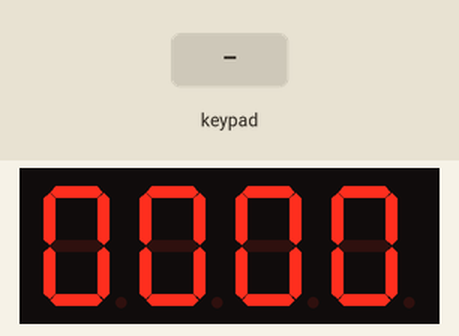
The sketch below on a simulated Arduino Uno, built with avr-gcc and run on an emulated ATmega328P. Parts: 4-digit seven-segment display. Wiring (inferred from the names in the program): 4-digit 7-segment display, segments lit when LOW: segments pin 12, pin 8, pin 5, pin 3, pin 2, pin 11, pin 6; digit selects pin 7, pin 9, pin 10, pin 13. Inputs (shaded band) come from the test bench. The segment pins are drawn as the display they are named for.

Above: at 1.2 s.
1.3 s: keypad keys 0 1 1 9 1 8 pressed 0.4 s apart
At 4.5 s:
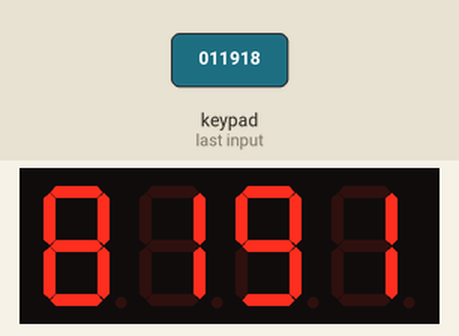
5.2 s: key '1' pressed
At 6.0 s:
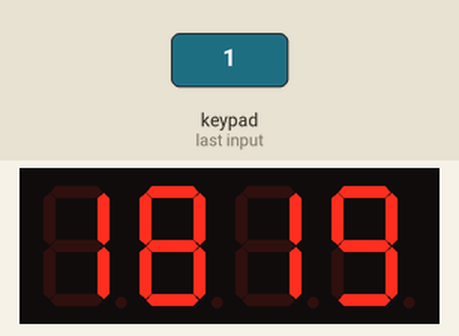
6.7 s: key '2' pressed
At 7.1 s:
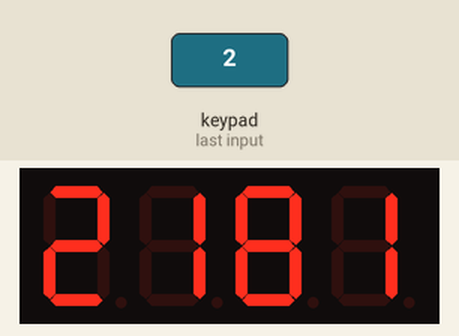
8.2 s: keypad keys 0 0 0 0 pressed 0.4 s apart
At 8.46 s:
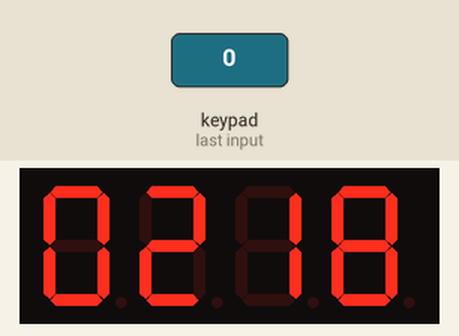
Timing chart, 0 to 11.2 s (numbered marks = the images above; inputs shaded):
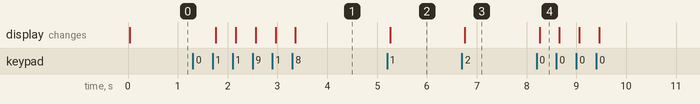

Measured:
- after the input at 1.3 s, the display: first changes after 0.46 s (image 1 shows a later state)
- after the input at 5.2 s, the display: changes after 0.06 s (image 2)
- after the input at 6.7 s, the display: changes after 0.06 s (image 3)
- after the input at 8.2 s, the display: changes after 0.06 s (image 4)

The sketch:

sketch_mar02cFlashCalculation.ino
```cpp
/*
 * Simple Calculator (Imcomplete)
 * 4x4 Matrix Keypad connected to Arduino
  This code prints the key pressed on the keypad to the serial port

  Check GitHub(https://github.com/matzTada/SimpleCalc) for further information.

  references
  http://playground.arduino.cc/Code/Keypad
  http://www.learningaboutelectronics.com/Articles/Arduino-keypad-circuit.php

  http://img.hqew.com/File/Images/250000-259999/251308/Electronic/2012816113627928480.jpg
  http://garretlab.web.fc2.com/arduino/introduction/beginning_with_7segment_led/

  2017/3/19 modified by TadaMatz
*/

#include <Keypad.h>

const byte numRows = 4; //number of rows on the keypad
const byte numCols = 4; //number of columns on the keypad

//keymap defines the key pressed according to the row and columns just as appears on the keypad
char keymap[numRows][numCols] =
{
  {'1', '2', '3', 'A'},
  {'4', '5', '6', 'B'},
  {'7', '8', '9', 'C'},
  {'*', '0', '#', 'D'}
};

//Code that shows the the keypad connections to the arduino terminals
byte rowPins[numRows] = {0, 1, 19, 18}; //from LEFT Rows 0 to 3
byte colPins[numCols] = {17, 16, 15, 14}; //Columns 0 to 3

//initializes an instance of the Keypad class
Keypad myKeypad = Keypad(makeKeymap(keymap), rowPins, colPins, numRows, numCols);


//============================7seg4digits
const int cathode_pins[] = {12, 8, 5, 3, 2, 11, 6};    // {1,2,3,4,5,6,7}th from LEFT (a,b,c,d,e,f,g,df) アノードに接続するArduinoのピン
const int anode_pins [] = {7, 9, 10, 13};  // {1, 2, 3, 4}th from RIGHT (dig4, dig3, dig2, dig1) カソードに接続するArduinoのピン
const int number_of_cathode_pins = sizeof(cathode_pins) / sizeof(cathode_pins[0]);
const int number_of_anode_pins = sizeof(anode_pins) / sizeof(anode_pins[0]);

const int digits[] = {
  0b00111111, // 0
  0b00000110, // 1
  0b01011011, // 2
  0b01001111, // 3
  0b01100110, // 4
  0b01101101, // 5
  0b01111101, // 6
  0b00100111, // 7
  0b01111111, // 8
  0b01101111, // 9
};

// 数字(n)を表示する
void display_number (int n) {
  for (int i = 0; i < number_of_cathode_pins; i++) {
    digitalWrite(cathode_pins[i], digits[n] & (1 << i) ? LOW : HIGH);
  }
}

void clear_segments() {
  for (int j = 0; j < number_of_cathode_pins; j++) {
    digitalWrite(cathode_pins[j], HIGH);
  }
}

void display_numbers (int n) {
  for (int i = 0; i < number_of_anode_pins; i++) {
    digitalWrite(anode_pins[i], HIGH);
    display_number(n % 10); // 最後の一桁を表示する
    delay(1);
    clear_segments();
    digitalWrite(anode_pins[i], LOW);
    n = n / 10; // 10で割る
  }
}

int num = 0;
String currentStr = "0000";
int operand = 0;
char ope = ' ';

void setup()
{
  //Serial.begin(9600);

  //============================7seg4digits
  for (int i = 0; i < number_of_cathode_pins; i++) {
    pinMode(cathode_pins[i], OUTPUT);  // cathode_pinsを出力モードに設定する
  }
  for (int i = 0; i < number_of_anode_pins; i++) {
    pinMode(anode_pins[i], OUTPUT);  // anode_pinsを出力モードに設定する
    digitalWrite(anode_pins[i], LOW);
  }
}

//If key is pressed, this key is stored in 'keypressed' variable
//If key is not equal to 'NO_KEY', then this key is printed out
//if count=17, then count is reset back to 0 (this means no key is pressed during the whole keypad scan process
void loop()
{
  char keypressed = myKeypad.getKey();
  if (keypressed != NO_KEY)
  {
    if ('0' <= keypressed && keypressed <= '9') {
      currentStr += keypressed;
      num = currentStr.substring(currentStr.length() - 4, currentStr.length()).toInt();
    }
    else {
      switch (keypressed) {
        case 'A':
          operand = num;
          ope = '+';
          break;
        case 'B':
          operand = num;
          ope = '-';
          break;
        case 'C':
          operand = num;
          ope = '*';
          break;
        case 'D':
          operand = num;
          ope = '/';
          break;
        case '#':
          switch (ope) {
            case '+':
              num = operand + num;
              break;
            case '-':
              num = operand - num;
              break;
            case '*':
              num = operand * num;
              break;
            case '/':
              num = operand / num;
              break;
            default:
              break;
          }
          break;
        case '*':
          num = 0;
          operand = 0;
          break;
      }
      currentStr = "0000";
    }
    //    Serial.print(keypressed);
  }
  display_numbers(num);
}
```
